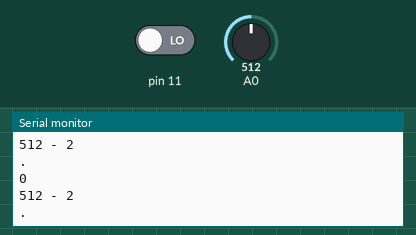
This sketch was run on a simulated Arduino Uno, built with avr-gcc and run on an emulated ATmega328P. On the bench: the last lines printed to the serial monitor. The test bench sets the inputs (shaded band); at power-on: A0 = 512, pin 11 LOW.

Above: at 1.2 s.
1.3 s: A0 set to 716
At 1.81 s:
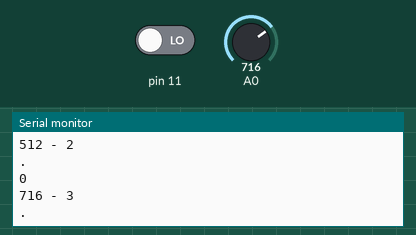
2.8 s: A0 set to 900
At 3.31 s:
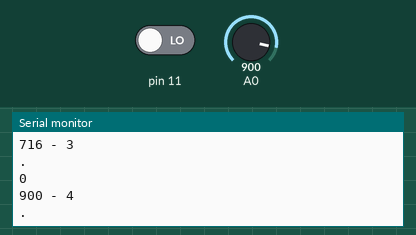
Timing chart, 0 to 5.8 s (numbered marks = the images above; inputs shaded):
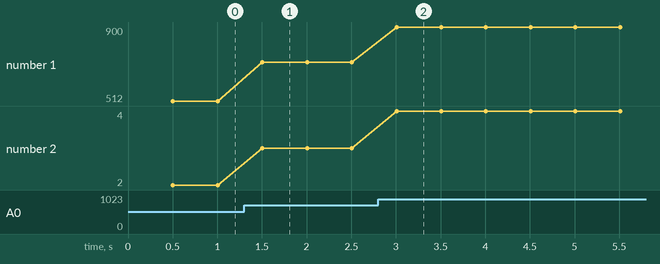

Measured:
- after the input at 1.3 s, the serial monitor: prints a new line after 0.20 s (image 1)
- after the input at 2.8 s, the serial monitor: prints a new line after 0.21 s (image 2)
- plotted number 1: 512 → 716 after the input at 1.3 s, 716 → 900 after the input at 2.8 s
- plotted number 2: 2 → 3 after the input at 1.3 s, 3 → 4 after the input at 2.8 s

The sketch:

ler_frequencia_led_2.ino
```cpp
//apos ler a frenquencia do led resolvi ler a frenquencia em um pino digital com a funcção pulseIn
//não lembro o que havia no pino A0

void setup() {
  Serial.begin(9600);
  pinMode(11, INPUT);


}

void loop() {
  Serial.println(pulseIn(11,HIGH,500000));
  Serial.print(analogRead(A0));
  Serial.print(" - ");
  Serial.println((analogRead(A0)+1)*5/1024);
  Serial.println('.');


}
```
